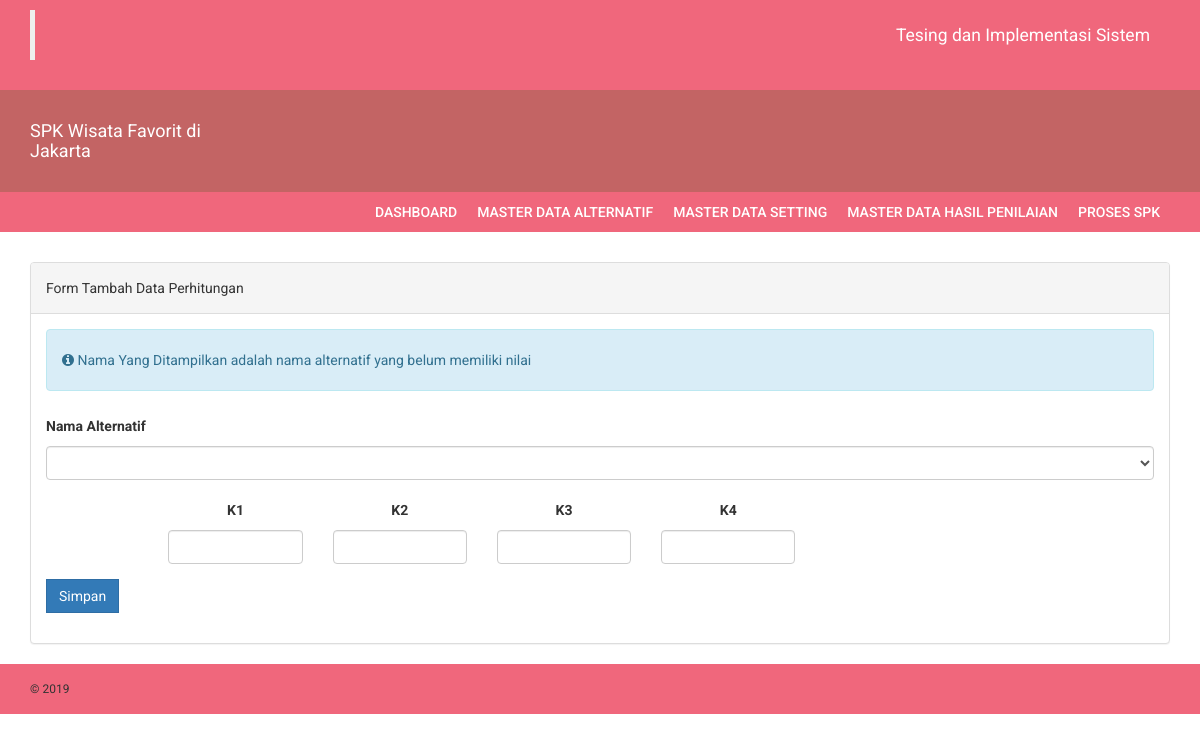
Page /input_tpa.php (signed in) on the committed database.
### tables this page shows
CREATE TABLE `kriteria` (
  `id_kriteria` int(11) NOT NULL,
  `kriteria` varchar(32) DEFAULT NULL,
  `bobot` float(5,2) DEFAULT NULL,
  `type` varchar(12) DEFAULT NULL
);

### db/db_config.php (called while the page is built, shortened)
<?php
	class database extends PDO{
		protected $dsn = 'mysql:host=localhost;dbname=db_spk';
		protected $dsu = 'root';
		protected $dsp = '';
		private $cmd = '';
		function __construct(){
			try {
				$this->db = new PDO($this->dsn,$this->dsu,$this->dsp);
			} catch (PDOException $e) {
				echo $e->getMessage();
			}
		}
		function select($c,$t){
			$this->cmd = "select $c from $t";
			return $this;
		}
		function where($params){
			$this->cmd .= " where $params";
			return $this;
		}
		function get(){
			$q = $this->db->prepare($this->cmd);
			$q->execute();
			return $q->fetchAll();
		}
	}
?>

### input_tpa.php (the view, shortened to what this page needs)
<?php include 'partials/header.php';?>
<div class="content">
    <div class="container">
        <div class="row">
            <div class="col-md-12">
            <br/>
              <div class="panel panel-default">
                  <div class="panel-heading">
                    Form Tambah Data Perhitungan
                  </div>
                  <div class="panel-body">
                      <form method="post" action="model/do_insert_tpa.php" enctype="multipart/form-data">
                          <div class="form-group">
                              <div class="alert alert-info">
                                  <i class="fa fa-info-circle"></i> Nama Yang Ditampilkan adalah nama alternatif yang belum memiliki nilai
                              </div>
                              <label for="nama">Nama Alternatif</label>
                                  <select class="form-control" name="id_alternatif">
                                  </select>
                          </div>
                          <div class="col-md-11 col-md-offset-1 text-center">
                          <?php foreach ($db->select('kriteria','kriteria')->get() as $r): ?>
                          <div class="form-group col-md-2">
                              <label><?= $r['kriteria']?></label>
                              <input type="number" name="<?= $r['kriteria']?>" class="form-control">
                          </div>
                          <?php endforeach ?>
                          </div>
                          <div class="form-group">
                              <button class="btn btn-primary">Simpan</button>
                          </div>
                      </form>
                  </div>
              </div>
            </div>
        </div>
        </div>
    </div>
<?php include 'partials/footer.php';?>

### assets/css/style.css (style rules this page uses)
body { font-family: 'Roboto', sans-serif; line-height: 30px; }
.btn { border-radius: 0px; -webkit-border-radius: 0px; -moz-border-radius: 0px; }

### rows in the picture
kriteria: kriteria "K1"
kriteria: kriteria "K2"
kriteria: kriteria "K3"
kriteria: kriteria "K4"
